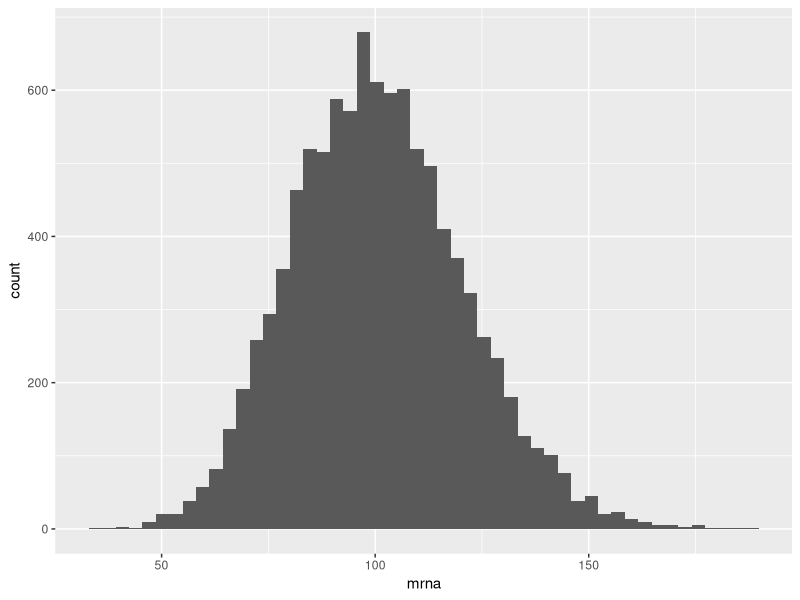
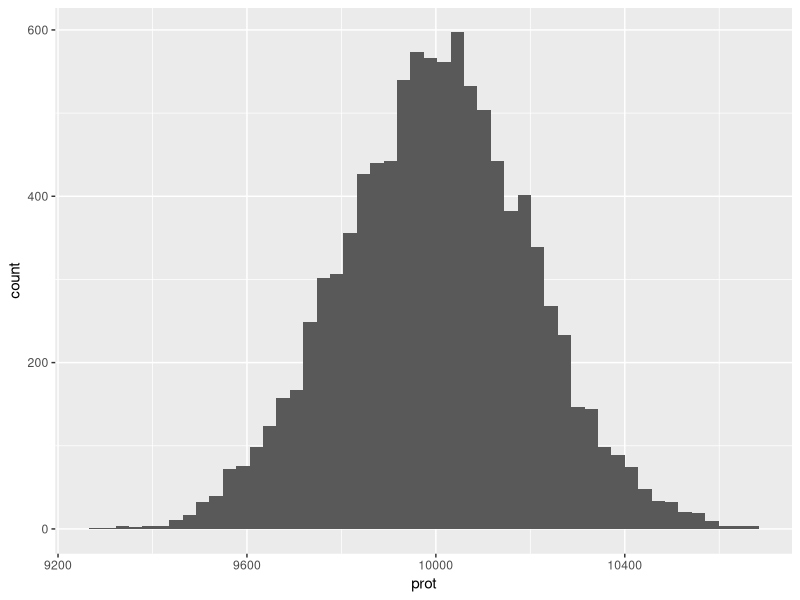
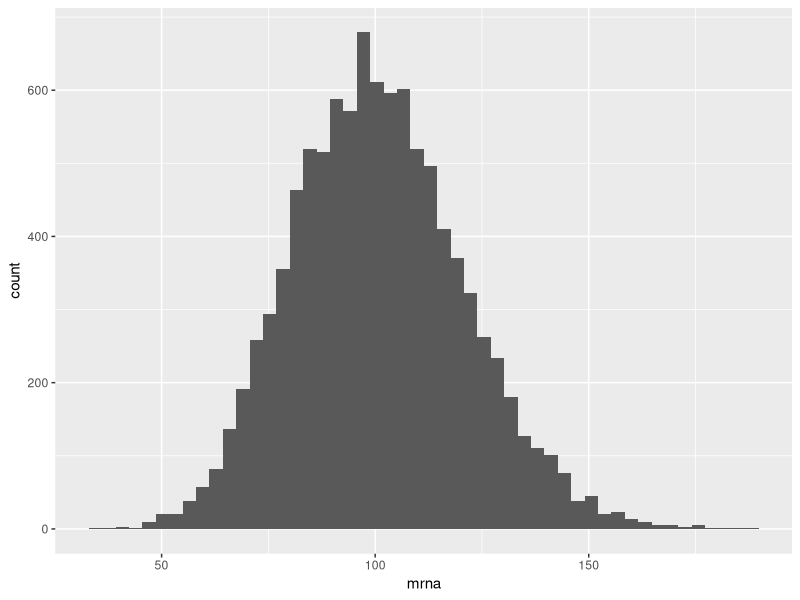
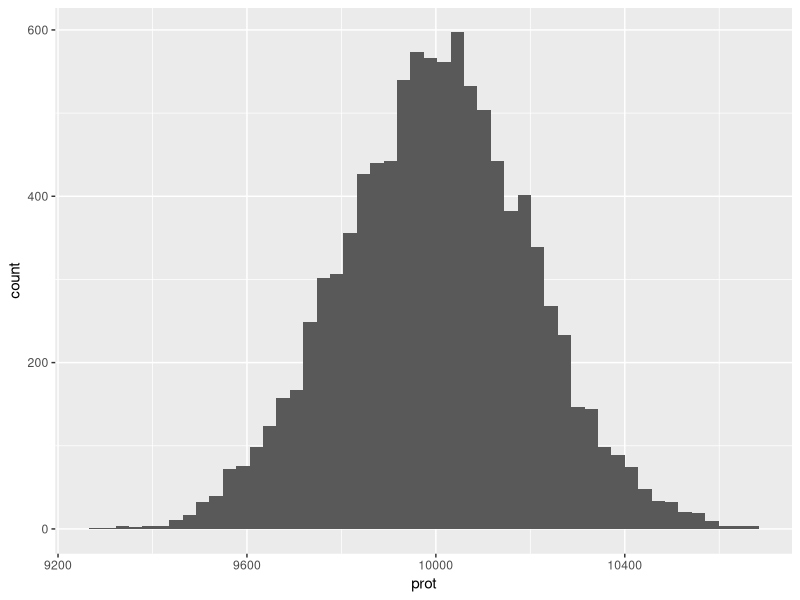
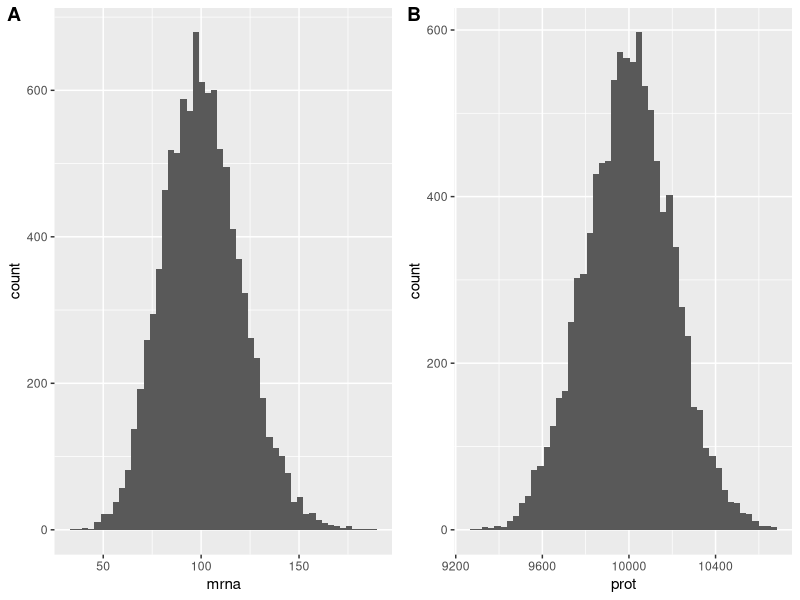

Generate these figures, in order, with R:
## ---- chunk 1
library(ggplot2)
## ---- chunk 2
datar <- data.frame(
  prot=rnorm(1e4,mean=100)^2,
  mrna=rnorm(1e4,mean=10)^2
  )
## ---- chunk 3
ggplot(datar)+aes(x=mrna)+geom_histogram(bins=50)
ggplot(datar)+aes(x=prot)+geom_histogram(bins=50)
## ---- chunk 4
ggplot(datar)+aes(x=mrna)+geom_histogram(bins=50)
## ---- chunk 5
ggplot(datar)+aes(x=prot)+geom_histogram(bins=50)
## ---- chunk 6
cowplot::plot_grid(ggplot(datar)+aes(x=mrna)+geom_histogram(bins=50),
  ggplot(datar)+aes(x=prot)+geom_histogram(bins=50),
  labels=c("A","B"),ncol=2)
